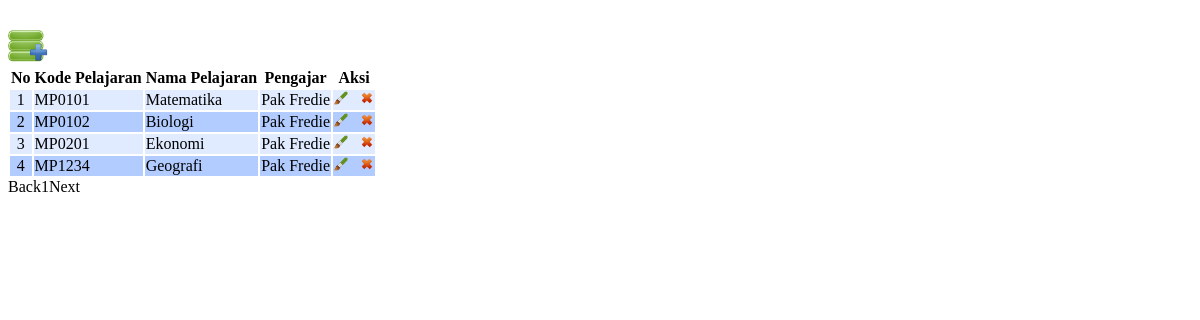
The app's page /admin/page/page_pelajaran/pelajaran.php with its own data.
### tables this page shows
CREATE TABLE IF NOT EXISTS `pelajaran` (
  `id` int(11) NOT NULL,
  `kd_pelajaran` char(6) NOT NULL,
  `nm_pelajaran` varchar(20) NOT NULL,
  `kd_pengajar` char(3) NOT NULL
);

CREATE TABLE IF NOT EXISTS `pengajar` (
  `id` int(11) NOT NULL,
  `kd_pengajar` char(3) NOT NULL,
  `nm_pengajar` varchar(50) NOT NULL,
  `alamat` varchar(50) DEFAULT NULL,
  `no_telp` char(12) DEFAULT NULL
);

### admin/page/page_pelajaran/pelajaran.php (the view, shortened to what this page needs)
<html>
<head>
<link type="text/css" href="css/smoothness/jquery-ui-1.8.24.custom.css" rel="stylesheet" />
</head>
<body>
<?php
$aksi="page/page_pelajaran/aksi_pelajaran.php";
switch($_GET['act']){
	default:
	$offset=$_GET['offset'];
	$limit = 10;
	if (empty ($offset)) {
		$offset = 0;
	}
$tampil=mysqli_query($db, "SELECT * FROM pelajaran ORDER BY id");
	$baris=mysqli_num_rows($tampil);
echo "<br>
		<img src='images/tambahdata.png' width='40' height='40' style='cursor:pointer' title='Tambah pelajaran' alt='tambah' onclick=\"window.location.href='?page=pelajaran&act=tambahpelajaran';\">
		";
	if($baris>0){
echo      	"<table>
			<tr>
			<th>No</th>
			<th>Kode Pelajaran</th>
			<th>Nama Pelajaran</th>
			<th>Pengajar</th>
			<th>Aksi</th>
			</tr>";
$hasil = mysqli_query($db, "SELECT * FROM pelajaran ORDER BY id limit $offset,$limit");
	$no = 1 + $offset;
$warnaGenap = "#B2CCFF";
$warnaGanjil = "#E0EBFF";
$counter = 1;
while($r = mysqli_fetch_array($hasil))
{
	$hasil2 = mysqli_query($db, "SELECT * FROM pengajar where kd_pengajar='".$r['kd_pengajar']."'");
	$r2 = mysqli_fetch_array($hasil2);
	if ($counter % 2 == 0) $warna = $warnaGenap;
	else $warna = $warnaGanjil;
	echo "<tr bgcolor='".$warna."'>
		<td align=center>$no</td>
		<td>".$r['kd_pelajaran']."</td>
		<td>".$r['nm_pelajaran']."</td>
		<td>".$r2['nm_pengajar']."</td>
		<td align='center'><a href=?page=pelajaran&act=editpelajaran&id=$r[id]><img src='images/edit.png' title='Ubah' alt='Ubah' width='14' height='14'></a> &nbsp;
	            <a href=\"JavaScript: confirmIt('Anda yakin akan menghapusnya ?','$aksi?page=pelajaran&act=hapus&id=$r[id]','','','','u','n','Self','Self')\" onMouseOver=\"self.status=''; return true\" onMouseOut=\"self.status=''; return true\"><img src='images/hapus.png' title='Hapus' alt='Hapus' width='14' height='14'></a>
		</td>
		</tr>";
$no++;
$counter++;
}
echo "</table>";
echo "<div class=paging>";
	if ($offset!=0) {
		$prevoffset = $offset-10;
		echo "<span class=prevnext> <a href=$PHP_SELF?page=pelajaran&offset=$prevoffset>Back</a></span>";
	}
	else {
		echo "<span class=disabled>Back</span>";
	}
	$halaman = intval($baris/$limit);
	if ($baris%$limit){
		$halaman++;
	}
	for($i=1;$i<=$halaman;$i++){
		$newoffset = $limit * ($i-1);
		if($offset!=$newoffset){
			echo "<a href=$PHP_SELF?page=pelajaran&offset=$newoffset>$i</a>";
		}
		else {
			echo "<span class=current>".$i."</span>";
		}
	}
	if(!(($offset/$limit)+1==$halaman) && $halaman !=1){
		$newoffset = $offset + $limit;
		echo "<span class=prevnext><a href=$PHP_SELF?page=pelajaran&offset=$newoffset>Next</a>";
	}
	else {
		echo "<span class=disabled>Next</span>";
	}
	echo "</div>";
}else{
	echo "<br><b>Data Kosong !</b>";
	}
    break;
}
?>
</body>
</html>

### records on screen
pelajaran: kd_pelajaran "MP0101", nm_pelajaran "Matematika", pengajar.nm_pengajar "Pak Fredie"
pelajaran: kd_pelajaran "MP0102", nm_pelajaran "Biologi", pengajar.nm_pengajar "Pak Fredie"
pelajaran: kd_pelajaran "MP0201", nm_pelajaran "Ekonomi", pengajar.nm_pengajar "Pak Fredie"
pelajaran: kd_pelajaran "MP1234", nm_pelajaran "Geografi", pengajar.nm_pengajar "Pak Fredie"
